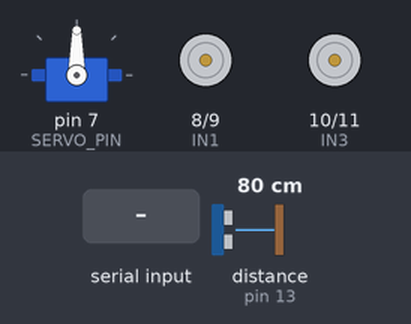
This sketch was run on a simulated Arduino Uno, built with avr-gcc and run on an emulated ATmega328P. Parts: servo, motor-driver pin pairs drawn as motors (green arrow = first pin HIGH = forward, orange = second pin HIGH = backward, longer = more drive, scaled by the enable pin). Wiring (inferred from the names in the program): ultrasonic range finder: trigger pin 12; echo pin 13. Inputs (shaded band) come from the test bench; at power-on: distance to the obstacle (sensor on pin 13) 80 cm. The echo pulse lasts 58.3 µs per cm.

Above: at 1.2 s.
1.3 s: "H" received over the second serial link
At 2.5 s:
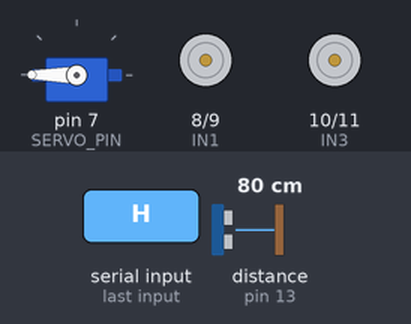
4.3 s: "F" received over the second serial link
At 4.8 s:
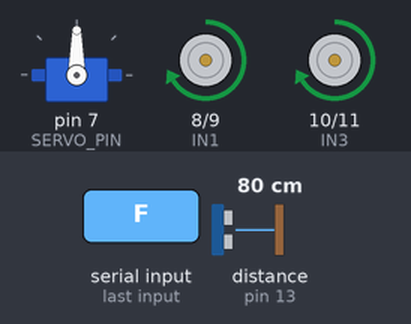
5.8 s: "B" received over the second serial link
At 7.0 s:
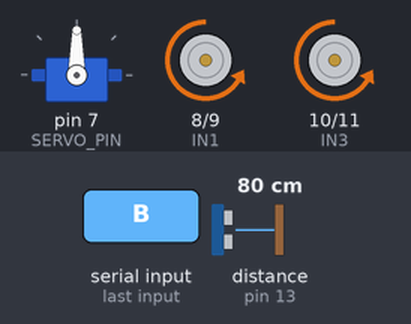
7.3 s: "L" received over the second serial link
At 8.1 s:
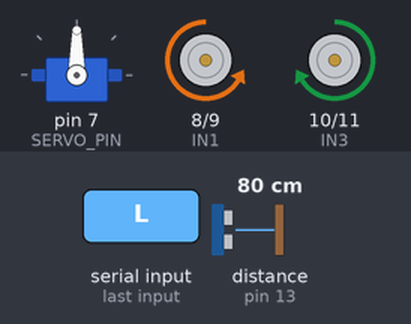
8.8 s: "R" received over the second serial link
At 9.4 s:
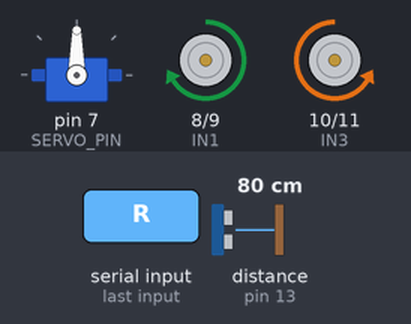
10.3 s: "S" received over the second serial link
At 11.7 s:
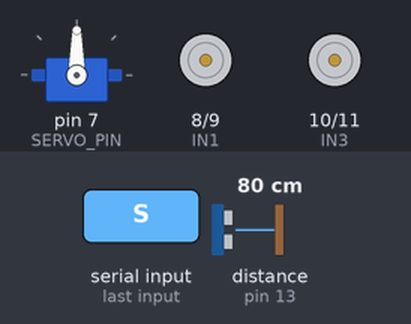
Timing chart, 0 to 12.8 s (numbered marks = the images above; inputs shaded):
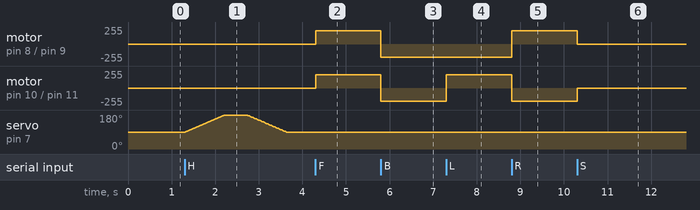

Measured:
- after the input at 1.3 s, servo on pin 7 (SERVO_PIN): rises from 90° to 180° in 0.91 s, then falls to 90° in 1.4 s
- after the input at 4.3 s, motor on pin 8 (IN1) / pin 9 (IN2), motor on pin 10 (IN3) / pin 11 (IN4): stopped → forward 200/255 at once
- after the input at 5.8 s, motor on pin 8 (IN1) / pin 9 (IN2), motor on pin 10 (IN3) / pin 11 (IN4): forward 200/255 → backward 200/255 at once
- after the input at 7.3 s, motor on pin 10 (IN3) / pin 11 (IN4): backward 200/255 → forward 200/255 at once
- after the input at 8.8 s, motor on pin 8 (IN1) / pin 9 (IN2): backward 200/255 → forward 200/255 at once; motor on pin 10 (IN3) / pin 11 (IN4): forward 200/255 → backward 200/255 at once
- after the input at 10.3 s, motor on pin 8 (IN1) / pin 9 (IN2): forward 200/255 → stopped at once; motor on pin 10 (IN3) / pin 11 (IN4): backward 200/255 → stopped at once

The sketch:

v1.viva_code.ino
```cpp
/*
  VIVA Robot
  Features:
  - Bluetooth Control (HC-05)
  - Obstacle Detection (HC-SR04)
  - Auto Mode
  - Manual Mode
  - Servo Handshake
  - L298N Motor Driver
  - 4 Motors (2 Left + 2 Right)

  Bluetooth Commands
  ------------------
  F = Forward
  B = Backward
  L = Left
  R = Right
  S = Stop
  A = Auto Mode
  M = Manual Mode
  H = Hand Shake
*/

#include <Servo.h>
#include <SoftwareSerial.h>

SoftwareSerial BT(2,3);     // RX,TX
Servo hand;

// ---------------- Motor Pins ----------------
#define ENA 5
#define ENB 6

#define IN1 8
#define IN2 9
#define IN3 10
#define IN4 11

// ---------------- Servo ----------------
#define SERVO_PIN 7

// ---------------- Ultrasonic ----------------
#define TRIG 12
#define ECHO 13

bool autoMode=false;

int speedValue=200;

void setup()
{

Serial.begin(9600);
BT.begin(9600);

pinMode(ENA,OUTPUT);
pinMode(ENB,OUTPUT);

pinMode(IN1,OUTPUT);
pinMode(IN2,OUTPUT);
pinMode(IN3,OUTPUT);
pinMode(IN4,OUTPUT);

pinMode(TRIG,OUTPUT);
pinMode(ECHO,INPUT);

analogWrite(ENA,speedValue);
analogWrite(ENB,speedValue);

hand.attach(SERVO_PIN);
hand.write(90);

stopRobot();

}

//======================================================

void loop()
{

// Bluetooth Receive

if(BT.available())
{

char cmd=BT.read();

switch(cmd)
{

case 'F':
autoMode=false;
forward();
break;

case 'B':
autoMode=false;
backward();
break;

case 'L':
autoMode=false;
left();
break;

case 'R':
autoMode=false;
right();
break;

case 'S':
autoMode=false;
stopRobot();
break;

case 'A':
autoMode=true;
break;

case 'M':
autoMode=false;
stopRobot();
break;

case 'H':
handShake();
break;

}

}

// Auto Mode

if(autoMode)
{

int d=getDistance();

if(d<=40)
{

stopRobot();
delay(300);

backward();
delay(700);

right();
delay(600);

stopRobot();
delay(200);

}
else
{

forward();

}

}

// Manual Safety

if(!autoMode)
{

int d=getDistance();

if(d<=40)
{

stopRobot();

}

}

}

//======================================================

int getDistance()
{

digitalWrite(TRIG,LOW);
delayMicroseconds(2);

digitalWrite(TRIG,HIGH);
delayMicroseconds(10);

digitalWrite(TRIG,LOW);

long duration=pulseIn(ECHO,HIGH,30000);

int distance=duration*0.034/2;

if(distance==0)
distance=400;

return distance;

}

//======================================================

void forward()
{

digitalWrite(IN1,HIGH);
digitalWrite(IN2,LOW);

digitalWrite(IN3,HIGH);
digitalWrite(IN4,LOW);

}

void backward()
{

digitalWrite(IN1,LOW);
digitalWrite(IN2,HIGH);

digitalWrite(IN3,LOW);
digitalWrite(IN4,HIGH);

}

void left()
{

digitalWrite(IN1,LOW);
digitalWrite(IN2,HIGH);

digitalWrite(IN3,HIGH);
digitalWrite(IN4,LOW);

}

void right()
{

digitalWrite(IN1,HIGH);
digitalWrite(IN2,LOW);

digitalWrite(IN3,LOW);
digitalWrite(IN4,HIGH);

}

void stopRobot()
{

digitalWrite(IN1,LOW);
digitalWrite(IN2,LOW);

digitalWrite(IN3,LOW);
digitalWrite(IN4,LOW);

}

//======================================================

void handShake()
{

stopRobot();

for(int i=90;i<=180;i++)
{
hand.write(i);
delay(10);
}

delay(500);

for(int i=180;i>=90;i--)
{
hand.write(i);
delay(10);
}

}
```
